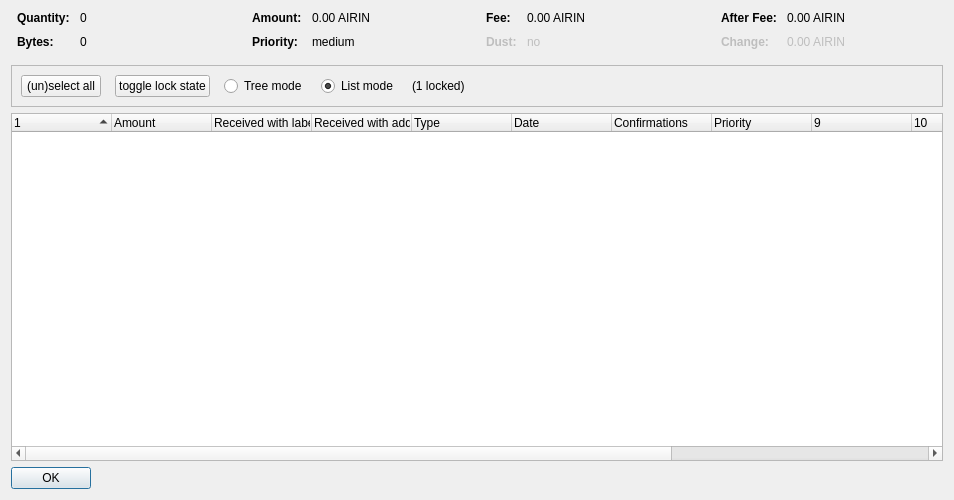
<?xml version="1.0" encoding="UTF-8"?>
<ui version="4.0">
 <class>CoinControlDialog</class>
 <widget class="QDialog" name="CoinControlDialog">
  <property name="geometry">
   <rect>
    <x>0</x>
    <y>0</y>
    <width>954</width>
    <height>500</height>
   </rect>
  </property>
  <property name="windowTitle">
   <string>Coin Selection</string>
  </property>
  <layout class="QVBoxLayout" name="verticalLayout">
   <item>
    <layout class="QHBoxLayout" name="horizontalLayoutTop" stretch="0,0,0,0">
     <property name="topMargin">
      <number>0</number>
     </property>
     <property name="bottomMargin">
      <number>10</number>
     </property>
     <item>
      <layout class="QFormLayout" name="formLayoutCoinControl1">
       <property name="horizontalSpacing">
        <number>10</number>
       </property>
       <property name="verticalSpacing">
        <number>10</number>
       </property>
       <property name="leftMargin">
        <number>6</number>
       </property>
       <property name="rightMargin">
        <number>6</number>
       </property>
       <item row="0" column="0">
        <widget class="QLabel" name="labelCoinControlQuantityText">
         <property name="font">
          <font>
           <weight>75</weight>
           <bold>true</bold>
          </font>
         </property>
         <property name="text">
          <string>Quantity:</string>
         </property>
        </widget>
       </item>
       <item row="0" column="1">
        <widget class="QLabel" name="labelCoinControlQuantity">
         <property name="cursor">
          <cursorShape>IBeamCursor</cursorShape>
         </property>
         <property name="contextMenuPolicy">
          <enum>Qt::ActionsContextMenu</enum>
         </property>
         <property name="text">
          <string notr="true">0</string>
         </property>
         <property name="textInteractionFlags">
          <set>Qt::LinksAccessibleByMouse|Qt::TextSelectableByKeyboard|Qt::TextSelectableByMouse</set>
         </property>
        </widget>
       </item>
       <item row="1" column="0">
        <widget class="QLabel" name="labelCoinControlBytesText">
         <property name="font">
          <font>
           <weight>75</weight>
           <bold>true</bold>
          </font>
         </property>
         <property name="text">
          <string>Bytes:</string>
         </property>
        </widget>
       </item>
       <item row="1" column="1">
        <widget class="QLabel" name="labelCoinControlBytes">
         <property name="cursor">
          <cursorShape>IBeamCursor</cursorShape>
         </property>
         <property name="contextMenuPolicy">
          <enum>Qt::ActionsContextMenu</enum>
         </property>
         <property name="text">
          <string notr="true">0</string>
         </property>
         <property name="textInteractionFlags">
          <set>Qt::LinksAccessibleByMouse|Qt::TextSelectableByKeyboard|Qt::TextSelectableByMouse</set>
         </property>
        </widget>
       </item>
      </layout>
     </item>
     <item>
      <layout class="QFormLayout" name="formLayoutCoinControl2">
       <property name="horizontalSpacing">
        <number>10</number>
       </property>
       <property name="verticalSpacing">
        <number>10</number>
       </property>
       <property name="leftMargin">
        <number>6</number>
       </property>
       <property name="rightMargin">
        <number>6</number>
       </property>
       <item row="0" column="0">
        <widget class="QLabel" name="labelCoinControlAmountText">
         <property name="font">
          <font>
           <weight>75</weight>
           <bold>true</bold>
          </font>
         </property>
         <property name="text">
          <string>Amount:</string>
         </property>
        </widget>
       </item>
       <item row="0" column="1">
        <widget class="QLabel" name="labelCoinControlAmount">
         <property name="cursor">
          <cursorShape>IBeamCursor</cursorShape>
         </property>
         <property name="contextMenuPolicy">
          <enum>Qt::ActionsContextMenu</enum>
         </property>
         <property name="text">
          <string notr="true">0.00 AIRIN</string>
         </property>
         <property name="textInteractionFlags">
          <set>Qt::LinksAccessibleByMouse|Qt::TextSelectableByKeyboard|Qt::TextSelectableByMouse</set>
         </property>
        </widget>
       </item>
       <item row="1" column="0">
        <widget class="QLabel" name="labelCoinControlPriorityText">
         <property name="font">
          <font>
           <weight>75</weight>
           <bold>true</bold>
          </font>
         </property>
         <property name="text">
          <string>Priority:</string>
         </property>
        </widget>
       </item>
       <item row="1" column="1">
        <widget class="QLabel" name="labelCoinControlPriority">
         <property name="cursor">
          <cursorShape>IBeamCursor</cursorShape>
         </property>
         <property name="contextMenuPolicy">
          <enum>Qt::ActionsContextMenu</enum>
         </property>
         <property name="text">
          <string>medium</string>
         </property>
         <property name="textInteractionFlags">
          <set>Qt::LinksAccessibleByMouse|Qt::TextSelectableByKeyboard|Qt::TextSelectableByMouse</set>
         </property>
        </widget>
       </item>
      </layout>
     </item>
     <item>
      <layout class="QFormLayout" name="formLayoutCoinControl3">
       <property name="horizontalSpacing">
        <number>10</number>
       </property>
       <property name="verticalSpacing">
        <number>10</number>
       </property>
       <property name="leftMargin">
        <number>6</number>
       </property>
       <property name="rightMargin">
        <number>6</number>
       </property>
       <item row="0" column="0">
        <widget class="QLabel" name="labelCoinControlFeeText">
         <property name="font">
          <font>
           <weight>75</weight>
           <bold>true</bold>
          </font>
         </property>
         <property name="text">
          <string>Fee:</string>
         </property>
        </widget>
       </item>
       <item row="0" column="1">
        <widget class="QLabel" name="labelCoinControlFee">
         <property name="cursor">
          <cursorShape>IBeamCursor</cursorShape>
         </property>
         <property name="contextMenuPolicy">
          <enum>Qt::ActionsContextMenu</enum>
         </property>
         <property name="text">
          <string notr="true">0.00 AIRIN</string>
         </property>
         <property name="textInteractionFlags">
          <set>Qt::LinksAccessibleByMouse|Qt::TextSelectableByKeyboard|Qt::TextSelectableByMouse</set>
         </property>
        </widget>
       </item>
       <item row="1" column="0">
        <widget class="QLabel" name="labelCoinControlLowOutputText">
         <property name="enabled">
          <bool>false</bool>
         </property>
         <property name="font">
          <font>
           <weight>75</weight>
           <bold>true</bold>
          </font>
         </property>
         <property name="text">
          <string>Dust:</string>
         </property>
        </widget>
       </item>
       <item row="1" column="1">
        <widget class="QLabel" name="labelCoinControlLowOutput">
         <property name="enabled">
          <bool>false</bool>
         </property>
         <property name="cursor">
          <cursorShape>IBeamCursor</cursorShape>
         </property>
         <property name="contextMenuPolicy">
          <enum>Qt::ActionsContextMenu</enum>
         </property>
         <property name="text">
          <string>no</string>
         </property>
         <property name="textInteractionFlags">
          <set>Qt::LinksAccessibleByMouse|Qt::TextSelectableByKeyboard|Qt::TextSelectableByMouse</set>
         </property>
        </widget>
       </item>
      </layout>
     </item>
     <item>
      <layout class="QFormLayout" name="formLayoutCoinControl4">
       <property name="horizontalSpacing">
        <number>10</number>
       </property>
       <property name="verticalSpacing">
        <number>10</number>
       </property>
       <property name="leftMargin">
        <number>6</number>
       </property>
       <property name="rightMargin">
        <number>6</number>
       </property>
       <item row="0" column="0">
        <widget class="QLabel" name="labelCoinControlAfterFeeText">
         <property name="font">
          <font>
           <weight>75</weight>
           <bold>true</bold>
          </font>
         </property>
         <property name="text">
          <string>After Fee:</string>
         </property>
        </widget>
       </item>
       <item row="0" column="1">
        <widget class="QLabel" name="labelCoinControlAfterFee">
         <property name="cursor">
          <cursorShape>IBeamCursor</cursorShape>
         </property>
         <property name="contextMenuPolicy">
          <enum>Qt::ActionsContextMenu</enum>
         </property>
         <property name="text">
          <string notr="true">0.00 AIRIN</string>
         </property>
         <property name="textInteractionFlags">
          <set>Qt::LinksAccessibleByMouse|Qt::TextSelectableByKeyboard|Qt::TextSelectableByMouse</set>
         </property>
        </widget>
       </item>
       <item row="1" column="0">
        <widget class="QLabel" name="labelCoinControlChangeText">
         <property name="enabled">
          <bool>false</bool>
         </property>
         <property name="font">
          <font>
           <weight>75</weight>
           <bold>true</bold>
          </font>
         </property>
         <property name="text">
          <string>Change:</string>
         </property>
        </widget>
       </item>
       <item row="1" column="1">
        <widget class="QLabel" name="labelCoinControlChange">
         <property name="enabled">
          <bool>false</bool>
         </property>
         <property name="cursor">
          <cursorShape>IBeamCursor</cursorShape>
         </property>
         <property name="contextMenuPolicy">
          <enum>Qt::ActionsContextMenu</enum>
         </property>
         <property name="text">
          <string notr="true">0.00 AIRIN</string>
         </property>
         <property name="textInteractionFlags">
          <set>Qt::LinksAccessibleByMouse|Qt::TextSelectableByKeyboard|Qt::TextSelectableByMouse</set>
         </property>
        </widget>
       </item>
      </layout>
     </item>
    </layout>
   </item>
   <item>
    <widget class="QFrame" name="frame">
     <property name="minimumSize">
      <size>
       <width>0</width>
       <height>40</height>
      </size>
     </property>
     <property name="frameShape">
      <enum>QFrame::StyledPanel</enum>
     </property>
     <property name="frameShadow">
      <enum>QFrame::Sunken</enum>
     </property>
     <layout class="QHBoxLayout" name="horizontalLayout">
      <item>
       <layout class="QHBoxLayout" name="horizontalLayoutPanel" stretch="0,0,0,0,0,0">
        <property name="spacing">
         <number>14</number>
        </property>
        <item>
         <widget class="QPushButton" name="pushButtonSelectAll">
          <property name="sizePolicy">
           <sizepolicy hsizetype="Maximum" vsizetype="Fixed">
            <horstretch>0</horstretch>
            <verstretch>0</verstretch>
           </sizepolicy>
          </property>
          <property name="text">
           <string>(un)select all</string>
          </property>
          <property name="autoDefault">
           <bool>false</bool>
          </property>
         </widget>
        </item>
        <item>
         <widget class="QPushButton" name="pushButtonToggleLock">
          <property name="sizePolicy">
           <sizepolicy hsizetype="Maximum" vsizetype="Fixed">
            <horstretch>0</horstretch>
            <verstretch>0</verstretch>
           </sizepolicy>
          </property>
          <property name="text">
           <string>toggle lock state</string>
          </property>
          <property name="autoDefault">
           <bool>false</bool>
          </property>
         </widget>
        </item>
        <item>
         <widget class="QRadioButton" name="radioTreeMode">
          <property name="sizePolicy">
           <sizepolicy hsizetype="Maximum" vsizetype="Fixed">
            <horstretch>0</horstretch>
            <verstretch>0</verstretch>
           </sizepolicy>
          </property>
          <property name="text">
           <string>Tree mode</string>
          </property>
         </widget>
        </item>
        <item>
         <widget class="QRadioButton" name="radioListMode">
          <property name="sizePolicy">
           <sizepolicy hsizetype="Maximum" vsizetype="Fixed">
            <horstretch>0</horstretch>
            <verstretch>0</verstretch>
           </sizepolicy>
          </property>
          <property name="text">
           <string>List mode</string>
          </property>
          <property name="checked">
           <bool>true</bool>
          </property>
         </widget>
        </item>
        <item>
         <widget class="QLabel" name="labelLocked">
          <property name="text">
           <string>(1 locked)</string>
          </property>
         </widget>
        </item>
        <item>
         <spacer name="horizontalSpacer">
          <property name="orientation">
           <enum>Qt::Horizontal</enum>
          </property>
          <property name="sizeHint" stdset="0">
           <size>
            <width>40</width>
            <height>20</height>
           </size>
          </property>
         </spacer>
        </item>
       </layout>
      </item>
     </layout>
    </widget>
   </item>
   <item>
    <widget class="CoinControlTreeWidget" name="treeWidget">
     <property name="contextMenuPolicy">
      <enum>Qt::CustomContextMenu</enum>
     </property>
     <property name="sortingEnabled">
      <bool>false</bool>
     </property>
     <property name="columnCount">
      <number>13</number>
     </property>
     <attribute name="headerShowSortIndicator" stdset="0">
      <bool>true</bool>
     </attribute>
     <attribute name="headerStretchLastSection">
      <bool>false</bool>
     </attribute>
     <column>
      <property name="text">
       <string/>
      </property>
     </column>
     <column>
      <property name="text">
       <string>Amount</string>
      </property>
     </column>
     <column>
      <property name="text">
       <string>Received with label</string>
      </property>
     </column>
     <column>
      <property name="text">
       <string>Received with address</string>
      </property>
     </column>
     <column>
      <property name="text">
	<string>Type</string>
      </property>
     </column>
     <column>
      <property name="text">	 
       <string>Date</string>
      </property>
     </column>
     <column>
      <property name="text">
       <string>Confirmations</string>
      </property>
      <property name="toolTip">
       <string>Confirmed</string>
      </property>
     </column>
     <column>
      <property name="text">
       <string>Priority</string>
      </property>
     </column>
     <column>
      <property name="text">
       <string/>
      </property>
     </column>
     <column>
      <property name="text">
       <string/>
      </property>
     </column>
     <column>
      <property name="text">
       <string/>
      </property>
     </column>
     <column>
      <property name="text">
       <string/>
      </property>
     </column>
     <column>
      <property name="text">
       <string/>
      </property>
     </column>
    </widget>
   </item>
   <item>
    <widget class="QDialogButtonBox" name="buttonBox">
     <property name="sizePolicy">
      <sizepolicy hsizetype="Maximum" vsizetype="Fixed">
       <horstretch>0</horstretch>
       <verstretch>0</verstretch>
      </sizepolicy>
     </property>
     <property name="orientation">
      <enum>Qt::Horizontal</enum>
     </property>
     <property name="standardButtons">
      <set>QDialogButtonBox::Ok</set>
     </property>
    </widget>
   </item>
  </layout>
 </widget>
 <customwidgets>
  <customwidget>
   <class>CoinControlTreeWidget</class>
   <extends>QTreeWidget</extends>
   <header>coincontroltreewidget.h</header>
  </customwidget>
 </customwidgets>
 <resources/>
 <connections/>
</ui>
